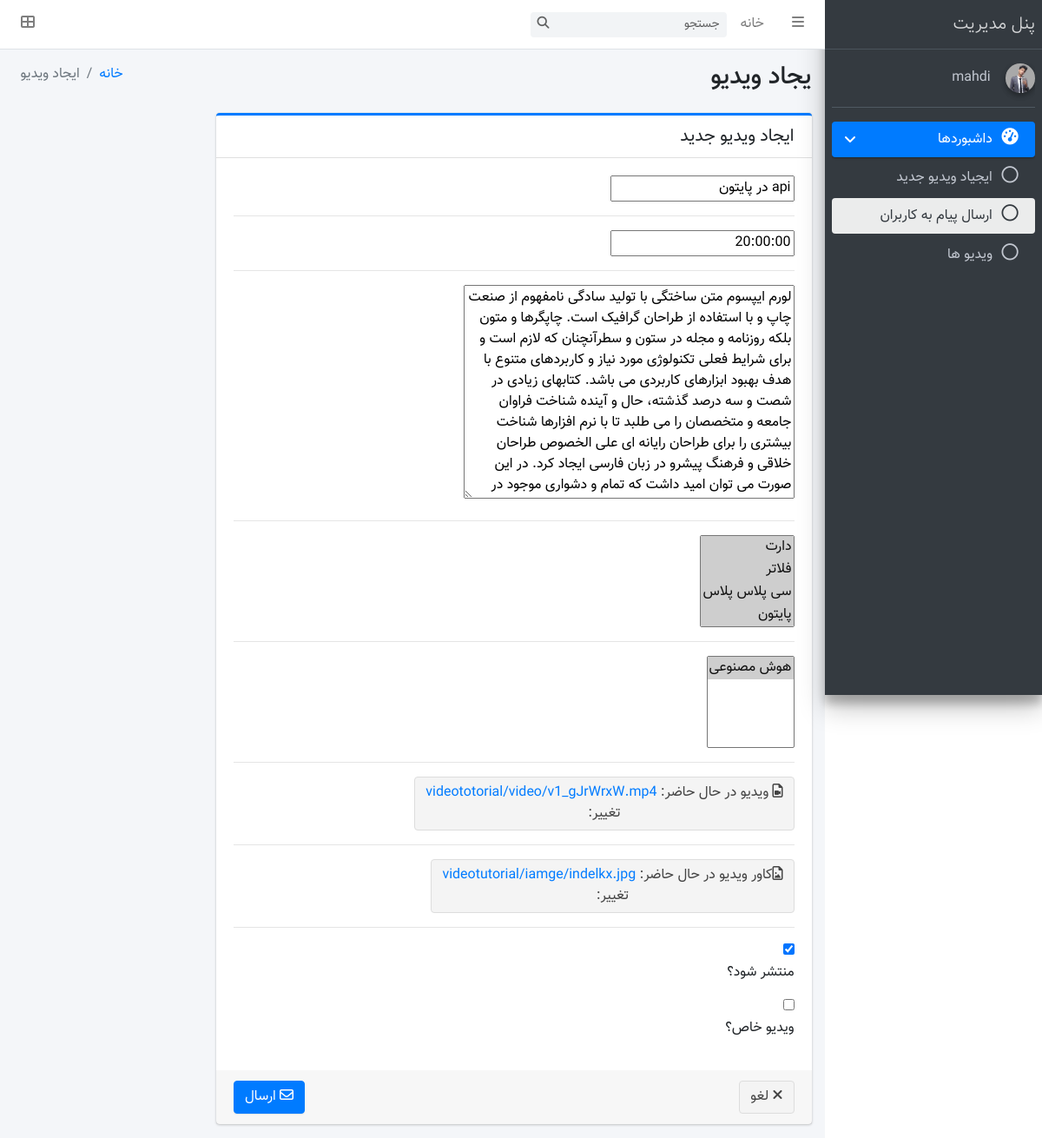
Before: /admin_panel/edit/9/ (signed in) with the older database file.
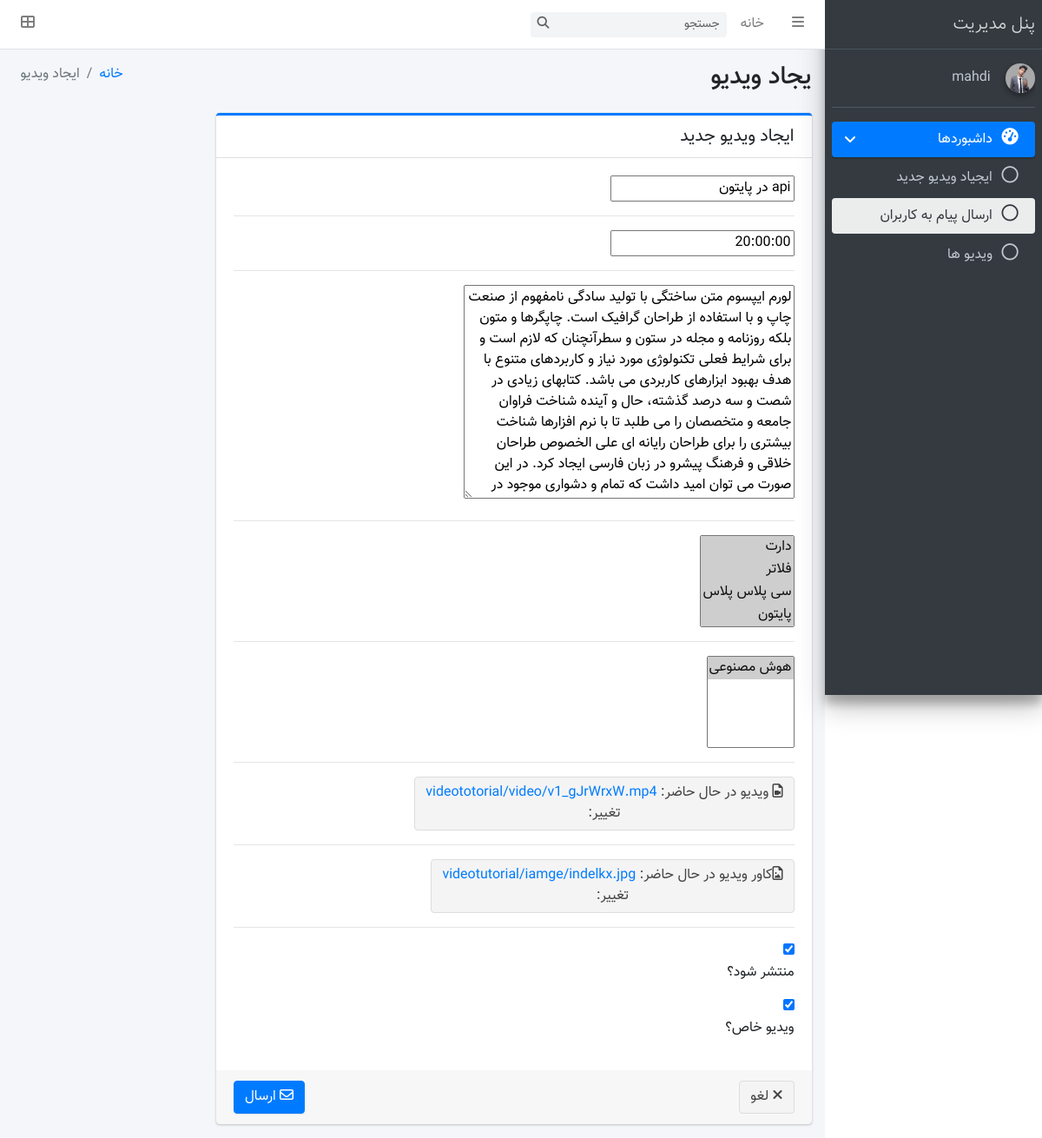
After: the same page with the newer database file.
### Tutorial_app/models.py (models this page shows, shortened)
class VideoTutorial(models.Model):
    teacher=models.ForeignKey(Techer,on_delete=models.CASCADE,related_name="video_tutorial",verbose_name="مدرس")
    video=models.FileField(upload_to="videototorial/video",verbose_name="ویدیو")
    titel=models.CharField(max_length=100,unique=True,verbose_name="عنوان")
    video_cover=models.FileField(upload_to="videotutorial/iamge",verbose_name="کاور ویدیو")
    video_time=models.CharField(max_length=50,verbose_name="تایم ویدیو")
    created=models.DateTimeField(auto_now_add=True,verbose_name="تاریخ ایجاد")
    view=models.IntegerField(default=0,verbose_name="تعداد بازدید")
    discription=models.TextField(verbose_name="توضیحات ویدیو")
    tag=models.ManyToManyField(Tags,related_name="videotutorial",verbose_name="تگ ها")
    category=models.ManyToManyField(SubCategory,related_name="videotutorial",verbose_name="دسته بندی ها")
    slug=models.SlugField(null=True,blank=True,allow_unicode=True)
    is_active=models.BooleanField(default=False,verbose_name="ویدیو فعال هست یا خیر؟")
    special_video=models.BooleanField(verbose_name="مخصوص اعضای ویژه؟")
    class Meta:
        ordering=("-created",)
        verbose_name="ویدیو"
        verbose_name_plural="ویدیوها"

### AdminPanel_app/views.py (the view)
# urls.py: path("edit/<int:pk>/",views.EditVideo.as_view(),name="edit_video"),
class EditVideo(ActiveTeacher,UpdateView):
    template_name = "AdminPanel_app/createvideo.html"
    model = VideoTutorial
    fields = ["titel", "discription", "video_time", "video_cover", "video", "category", "tag","is_active","special_video"]
    success_url = reverse_lazy("AdminPanel_app:admin_panel")

### AdminPanel_app/mixins.py (called while the page is built)
    def dispatch(self,request,*args,**kwargs):
        if request.user.is_authenticated:
            user = request.user
            teacher = Techer.objects.get(user=user)
            if teacher.is_active == True:
                return super().dispatch(request,*args,**kwargs)
            else:
                return redirect("Home:Home")
        return redirect("Home:Home")

### Tutorial_app/models.py (called while the page is built)
    def __str__(self):
        return self.name

    def __str__(self):
        return self.name

### context_processor/context_processor.py (called while the page is built)
def categorydata(request):
    context=Category.objects.all()
    return {
        "category":context
    }

def check_activ_teacher(request):
    if request.user.is_authenticated:
        user=request.user
        teacher=Techer.objects.filter(user=user,is_active=True).exists()
        if teacher:
            return {"is_teacher":True}
        return {"is_teacher":False}
    return {"is_teacher": False}

### AdminPanel_app/templates/AdminPanel_app/createvideo.html (shortened to what the changed rows need)
{% load static %}
<!DOCTYPE html>
<html>
<head>
    <link rel="stylesheet" href="https://maxcdn.bootstrapcdn.com/font-awesome/4.4.0/css/font-awesome.min.css">
    <link rel="stylesheet" href="https://code.ionicframework.com/ionicons/2.0.1/css/ionicons.min.css">
    <link rel="stylesheet" href="{% static "AdminPanel_app/dist/css/adminlte.min.css" %}">
    <link rel="stylesheet" href="{% static "AdminPanel_app/plugins/iCheck/flat/blue.css" %}">
    <link rel="stylesheet"
          href="{% static "AdminPanel_app/plugins/bootstrap-wysihtml5/bootstrap3-wysihtml5.min.css" %}">
    <link rel="stylesheet" href="{% static "AdminPanel_app/dist/css/bootstrap-rtl.min.css" %}">
    <link rel="stylesheet" href="{% static "AdminPanel_app/dist/css/custom-style.css" %}">
</head>
<body class="hold-transition sidebar-mini">
<div class="wrapper">
    <div class="content-wrapper">
        <section class="content-header">
            <div class="container-fluid">
                <div class="row mb-2">
                    <div class="col-sm-6">
                        <h1>یجاد ویدیو</h1>
                    </div>
                </div>
            </div>
        </section>
        <section class="content">
            <div class="container-fluid">
                <div class="row">
                    <div class="col-md-9">
                        <form method="post" enctype="multipart/form-data">
                            <div class="card card-primary card-outline">
                                <div class="card-body">
                                    <div class="form-group">
                                        {{ form.titel }}
                                    </div>
                                    <div class="form-group">
                                        {{ form.video_time }}
                                    </div>
                                    <div class="form-group">
                                        {{ form.discription }}
                                    </div>
                                    <div class="form-group">
                                        <div class="btn btn-default btn-file">
                                            <i class="fa fa-file-video-o"></i> ویدیو
                                            {{ form.video }}
                                        </div>
                                    </div>
                                    <div class="form-group">
                                        <div class="btn btn-default btn-file">
                                            <i class="fa fa-file-image-o"></i>کاور ویدیو
                                            {{ form.video_cover }}
                                        </div>
                                    </div>
                                    <div class="form-group">
                                        {{ form.is_active }}<p>منتشر شود؟</p>
                                    </div>
                                    <div class="form-group">
                                        {{ form.special_video }}<p>ویدیو خاص؟</p>
                                    </div>
                                </div>
                            </div>
                        </form>
                    </div>
                </div>
            </div>
        </section>
    </div>
</div>
</body>
</html>

Changed rows visible on the page:
changed VideoTutorial "در حال حاضر: videototorial/video/v1_gJrWrxW.mp4 تغییر:": special_video "☐" → "☑"
